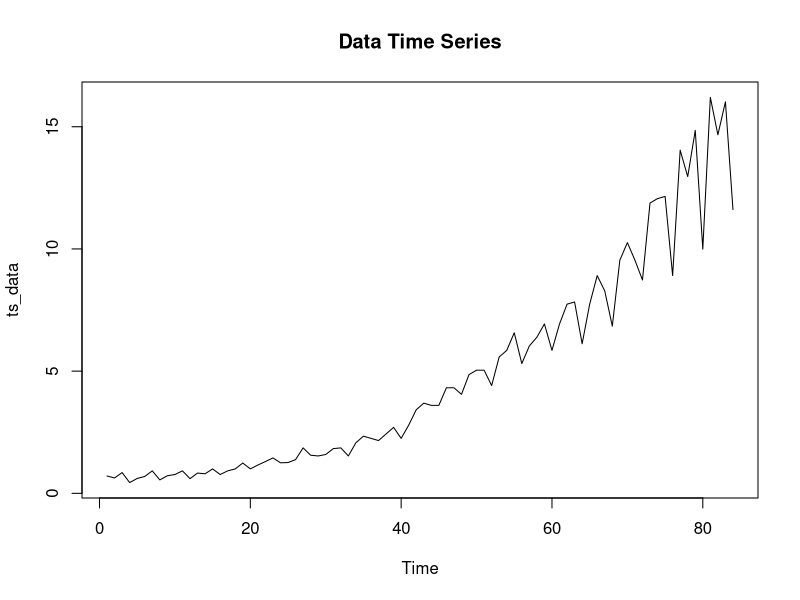
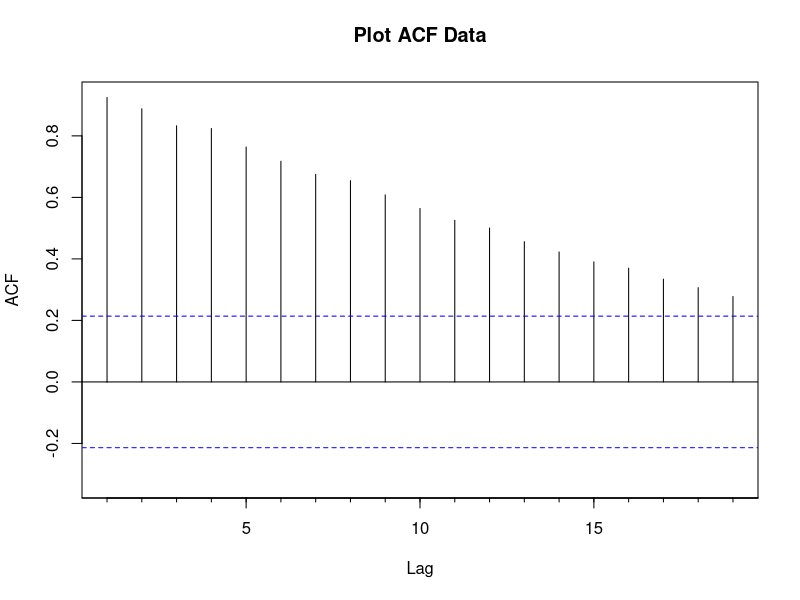
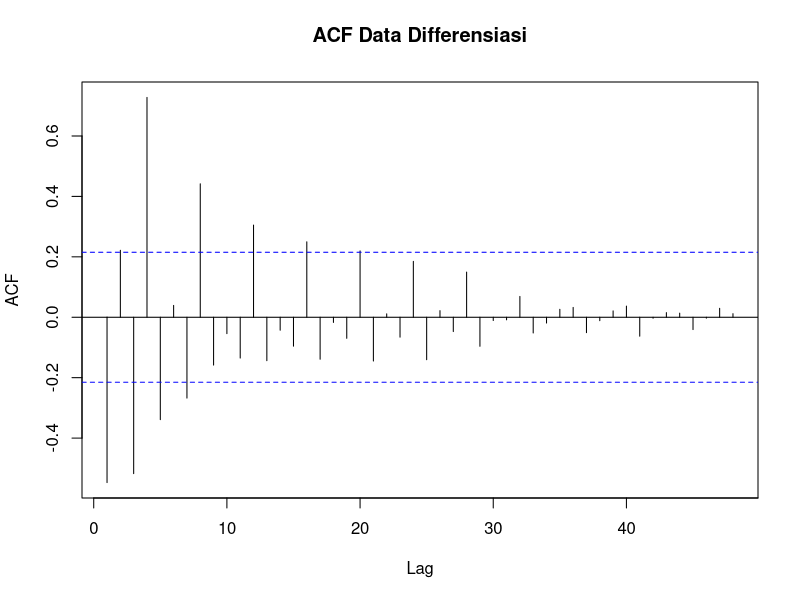
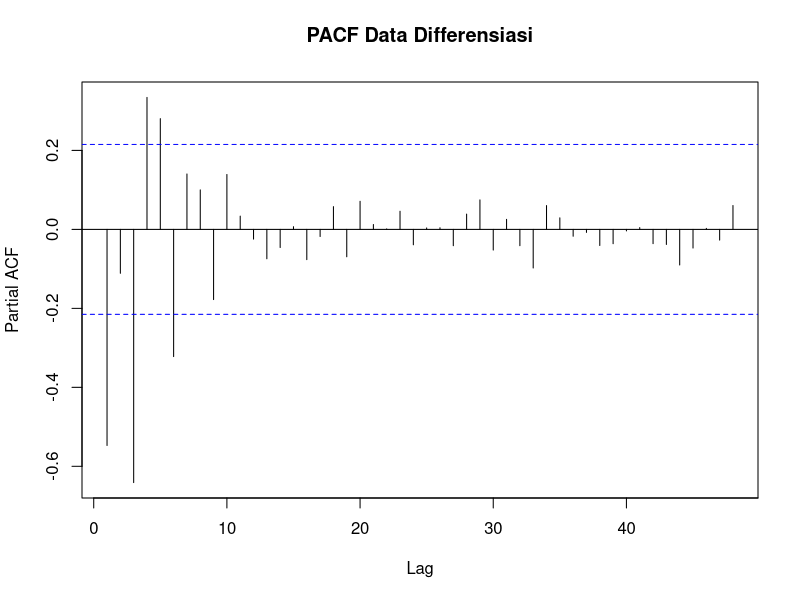
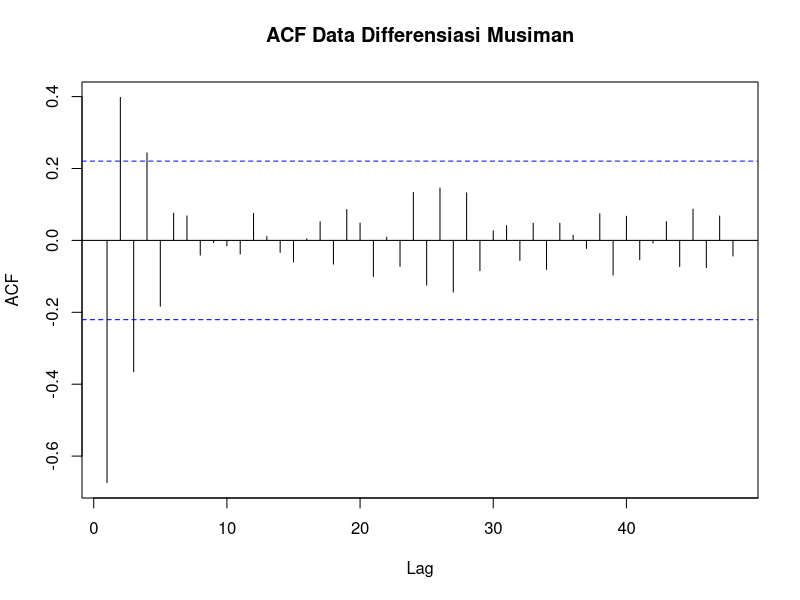
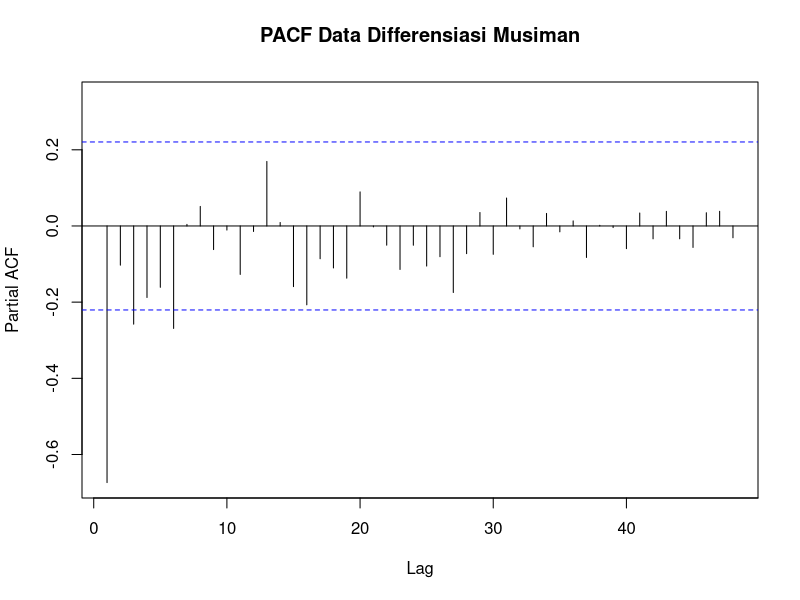
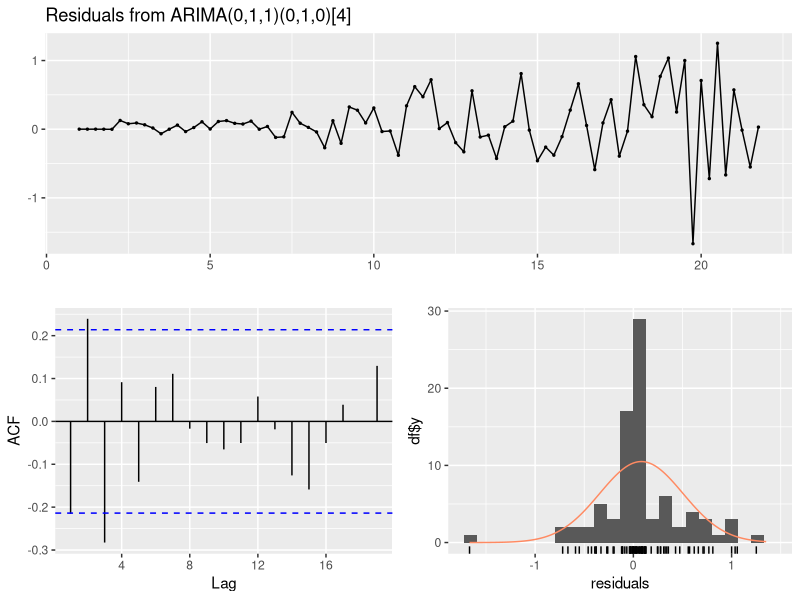
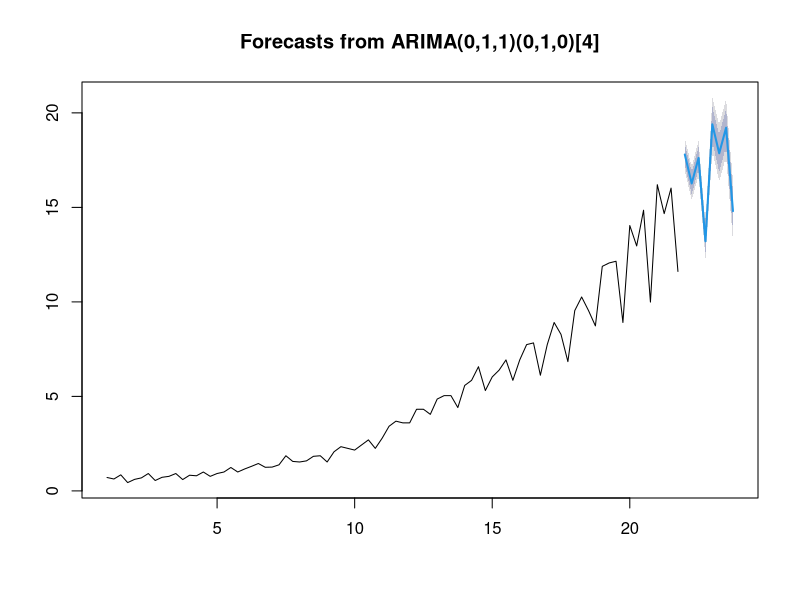

Source code (R) for these figures, in order:
## ---- chunk 1
library(tseries)
library(forecast)
library(lmtest)
library(readxl)
## ---- chunk 2
Data <- read_excel("Data/Data.xlsx")
ts_data <- ts(Data$Saham)
plot(ts_data, main ='Data Time Series')
Acf(ts_data, main = 'Plot ACF Data')
adf.test(ts_data)
## ---- chunk 3
diff_ts <- diff(ts_data)
Acf(diff_ts,lag.max = 48, main = 'ACF Data Differensiasi')
Pacf(diff_ts,lag.max = 48, main = 'PACF Data Differensiasi')
## ---- chunk 4
diff_ts_seasonal <- diff(diff_ts, lag = 4)
Acf(diff_ts_seasonal,lag.max = 48, main = 'ACF Data Differensiasi Musiman')
Pacf(diff_ts_seasonal,lag.max = 48, main = 'PACF Data Differensiasi Musiman')
## ---- chunk 5
ts_data <- ts(Data$Saham, frequency = 4) # Tidak Perlu jika sudah di declare di awal

model_1 <- arima(ts_data, order = c(1,1,1),seasonal = list(order= c(0,1,1), period = 4))
summary(model_1)

model_2 <- arima(ts_data, order = c(2,1,1),seasonal = list(order= c(0,1,1), period = 4))
summary(model_2)

model_3 <- arima(ts_data, order = c(3,1,1),seasonal = list(order= c(0,1,1), period = 4))
summary(model_3)

model_auto <- auto.arima(ts_data, seasonal = TRUE)
summary(model_auto)
## ---- chunk 6
coeftest(model_2)
coeftest(model_3)
coeftest(model_auto)
## ---- chunk 7
model_ma <- arima(ts_data, order = c(0,1,1),seasonal = list(order= c(0,1,0), period = 4))
summary(model_ma)
coeftest(model_ma)
## ---- chunk 8
checkresiduals(model_ma)
## ---- chunk 9
fc <- forecast(model_ma)
plot(fc)
## ---- chunk 10
library(tseries)
library(forecast)
library(lmtest)
library(readxl)
## ---- chunk 11
Data <- read_excel("Data/Data.xlsx")
ts_data <- ts(log(Data$Saham))
plot(ts_data, main ='Data Time Series')
Acf(ts_data, main = 'Plot ACF Data')
adf.test(ts_data)
## ---- chunk 12
diff_ts <- diff(ts_data)
Acf(diff_ts,lag.max = 48, main = 'ACF Data Differensiasi')
Pacf(diff_ts,lag.max = 48, main = 'PACF Data Differensiasi')
## ---- chunk 13
diff_ts_seasonal <- diff(diff_ts, lag = 4)
Acf(diff_ts_seasonal,lag.max = 48, main = 'ACF Data Differensiasi Musiman')
Pacf(diff_ts_seasonal,lag.max = 48, main = 'PACF Data Differensiasi Musiman')
## ---- chunk 14
ts_data <- ts(log(Data$Saham), frequency = 4) # Tidak Perlu jika sudah di declare di awal

model_1 <- arima(ts_data, order = c(1,1,1),seasonal = list(order= c(0,1,0), period = 4))
summary(model_1)

model_2 <- arima(ts_data, order = c(0,1,1),seasonal = list(order= c(0,1,0), period = 4))
summary(model_2)

model_3 <- arima(ts_data, order = c(1,1,0),seasonal = list(order= c(0,1,0), period = 4))
summary(model_3)

model_auto <- auto.arima(ts_data, seasonal = TRUE)
summary(model_auto)
## ---- chunk 15
coeftest(model_1)
coeftest(model_auto)
## ---- chunk 16
model_ma <- arima(ts_data, order = c(0,1,1),seasonal = list(order= c(0,1,0), period = 4))
summary(model_ma)
coeftest(model_ma)
## ---- chunk 17
checkresiduals(model_ma)
## ---- chunk 18
fc <- forecast(model_ma)
plot(fc)
